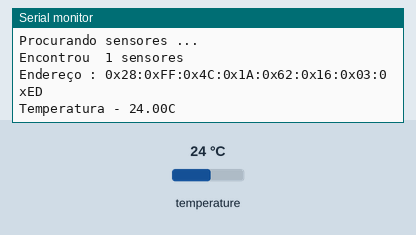
This sketch was run on a simulated Arduino Uno, built with avr-gcc and run on an emulated ATmega328P. Parts: the last lines printed to the serial monitor. Inputs (shaded band) come from the test bench; at power-on: temperature 24 °C.

Above: at 3.2 s.
3.3 s: temperature set to 12 °C
At 4.9 s:
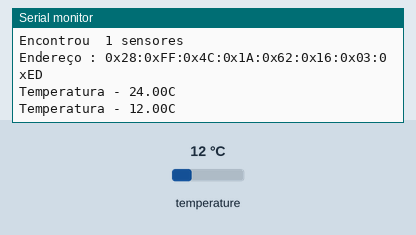
5.8 s: temperature set to 19 °C
At 7.4 s:
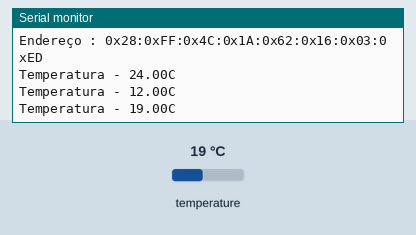
Timing chart, 0 to 8.9 s (numbered marks = the images above; inputs shaded):
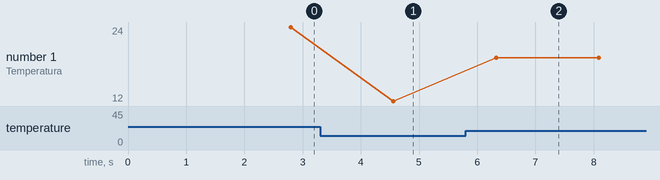

Measured:
- after the input at 3.3 s, the serial monitor: prints a new line after 1.3 s (image 1)
- after the input at 5.8 s, the serial monitor: prints a new line after 0.52 s (image 2)
- plotted number 1: 24 → 12 after the input at 3.3 s, 12 → 19 after the input at 5.8 s

The sketch:

FranzininhoWiFi_DS18B20.ino
```cpp
#include <OneWire.h>
#include <DallasTemperature.h>

// Definir qual pino está conectado o sensor DS18B20
#define DS_18B20 3

//Declara construtor para responsável pela comunicação
OneWire one_wire(DS_18B20);

//Declara construtor para responsável pela leitura do sensor DS18B20
DallasTemperature sensor(&one_wire);

//Declara as variáveis

int num_sensor;

uint8_t addr[8];

float temp;

void setup()
{
  // Inicializa a comunicação Serial em 115200 bps
  Serial.begin(115200);
  delay(2000);
  Serial.println("Iniciando a demo do DS18B20...");

  // Inicia a configura a GPIO
  sensor.begin();


  Serial.println("Procurando sensores ...");
  // Verifica a quantidade de sensores conectados ao pino
  num_sensor = sensor.getDeviceCount();
  //Caso tenha encontrado algum sensor
  if(num_sensor >0)
  {
    Serial.print("Encontrou  ");
    Serial.print(num_sensor);
    Serial.println(" sensores");
  }
  // Caso não tenha encontrado nenhum sensor
  else
  {
    Serial.println(" Não encontrou o(s) sensor(es)");
    return;
  }

  // Identifica o endereço do sensor
  if(one_wire.search(addr))
  {
    Serial.print("Endereço : ");
    //Procura apenas o primeiro endereço dos sensores
    for(int i =0; i<8; i++)
    {
      Serial.print("0x");
      if(addr[i]<0x10) Serial.print("0");
      Serial.print(addr[i],HEX);
      if(i < 7) Serial.print(":");
    }
    Serial.println();
  }
}

void loop() {

  //Envia comando para realizar a leitura de temperatura
  sensor.requestTemperatures();

  // Realiza as leturas de temperatura
  temp = sensor.getTempCByIndex(0);

  //Caso receba o valor valido de temperatura
  if(temp != DEVICE_DISCONNECTED_C)
  {
    Serial.print("Temperatura - ");
    Serial.print(temp);
    Serial.println("C");
  }
  //Caso valor de temperatura não válido
  else
  {
    Serial.println("[Erro] : Não foi possível realizar a leitura do sensor");
  }
  delay(1000);
}
```
